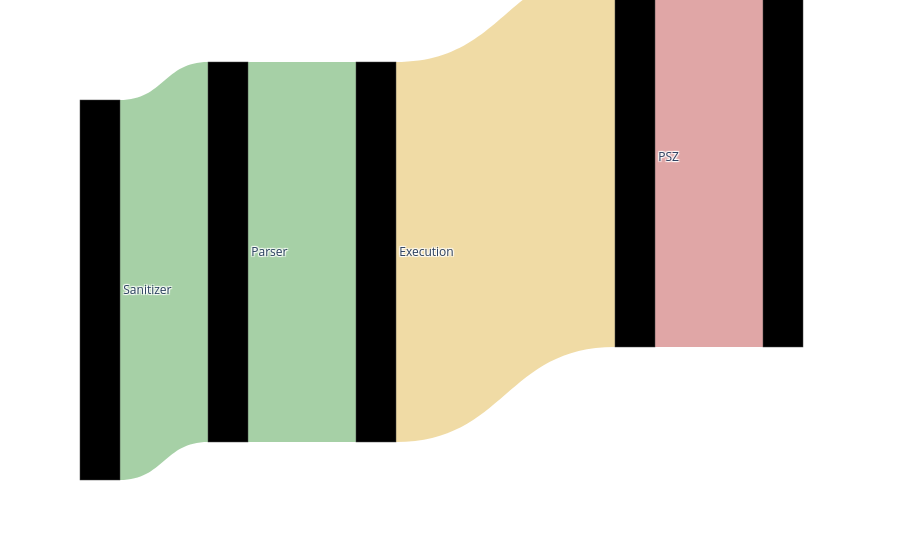

Write notebook code for a chart like this one.
### Code cell
fig = go.Figure(go.Sankey(
    node=dict(
        pad=15, thickness=40,

        label=[
            "Sanitizer",      # 0 
            "Parser",         # 1
            "Execution",      # 2
            "Accuracy",       # 3
            "",        # 4
            "PSZ",            # 5
            "Acc.",           # 6
            "",               # 7
            "",               # 8
            "",               # 9
            "",               # 10
            "",               # 11
            "",               # 12
        ],
        x=[
            0.0,  # 0 Sanitizer
            0.2,  # 1 Parser
            0.4, # 2 Execution
            0.75,  # 3 Accuracy
            0.95,  # 4 Correct
            0.6,  # 5 PairStyle0
            0.75, # 6 Accuracy (from PairStyle0)
            0.1,  # 7 Failure (Sanitizer)
            0.3,  # 8 Failure (Parser)
            0.7,  # 9 Failure (Exec from PairStyle0)
            0.85,  #10 Failure (Accuracy)
            0.9,  #11 Failure (Accuracy from Pair0)
            0.9,  #12 Correct (from PairStyle0)
        ],
        y=[
            0.5,  # 0 Sanitizer
            0.4,  # 1 Parser
            0.4,  # 2 Execution
            0.15,  # 3 Accuracy
            0.15,  # 4 Correct
            0.6,  # 5 PairStyle0
            0.5,  # 6 Accuracy (from PairStyle0)
            0.9,  # 7 Failure (Sanitizer)
            0.9,  # 8 Failure (Parser)
            0.9,  # 9 Failure (Exec from PairStyle0)
            0.3,  #10 Failure (Accuracy)
            0.7,  #11 Failure (Accuracy from Pair0)
            0.5,  #12 Correct (from PairStyle0)
        ],
        color=[
            "black", "black", "black", "black", "black",  # 0–4
            "black", "black", "black", "black", "black",# 5–9
            "black", "black", "black", "black", # 10-13
        ]
    ),
    link=dict(
        source=[
            0,  # Sanitizer → Parser
            0,  # Sanitizer → Failure (Sanitizer)
            1,  # Parser → Execution
            1,  # Parser → Failure (Parser)
            2,  # Execution → Accuracy
            2,  # Execution → PairStyle0 (PSZ)
            5,  # PairStyle0 (PSZ) → Accuracy (from PairStyle0)
            5,  # PairStyle0 (PSZ) → Failure (Exec from PairStyle0)
            3,  # Accuracy → Correct
            3,  # Accuracy → Failure (Accuracy)
            6,  # Accuracy (from PairStyle0) → Correct (from PairStyle0)
            6,  # Accuracy (from PairStyle0) → Failure (Accuracy from PairStyle0)
        ],
        target=[
            1,   # Sanitizer → Parser
            7,   # Sanitizer → Failure (Sanitizer)
            2,   # Parser → Execution
            8,   # Parser → Failure (Parser)
            3,   # Execution → Accuracy
            5,   # Execution → PairStyle0 (PSZ)
            6,   # PairStyle0 (PSZ) → Accuracy (from PairStyle0)
            9,   # PairStyle0 (PSZ) → Failure (Exec from PairStyle0)
            4,   # Accuracy → Correct
            10,  # Accuracy → Failure (Accuracy)
            12,  # Accuracy (from PairStyle0) → Correct (from PairStyle0)
            11,  # Accuracy (from PairStyle0) → Failure (Accuracy from PairStyle0)
        ],
        value=[
            metrics_choice['sanitizer_to_parser'],
            metrics_choice['sanitizer_to_failure'],
            metrics_choice['parser_to_execution'],  # Parser → Execution
            metrics_choice['parser_to_failure'],  # Parser → Execution
            metrics_choice['execution_to_accuracy'],  # Execution → Accuracy
            metrics_choice['execution_to_pairstylecheck'], #pairstylecheck_to_execution,  # PairStyle0 → Execution (from PairStyle0)
            metrics_choice['execution_to_accuracy_after_pairstyle'],  # Execution (from PairStyle0) → Accuracy (from PairStyle0)
            metrics_choice['execution_to_pairstylecheck'] - metrics_choice['execution_to_accuracy_after_pairstyle'],  # Execution (from PairStyle0) → Failure (Exec from PairStyle0)
            metrics_choice['accuracy_to_correct'],  # Accuracy → Correct
            metrics_choice['accuracy_to_failure'],  # Accuracy → Failure (Accuracy)
            metrics_choice['pair_accuracy_to_correct'],   # Accuracy (from PairStyle0) → Correct (from PairStyle0)
            metrics_choice['execution_to_accuracy_after_pairstyle'] - metrics_choice['pair_accuracy_to_correct'],    # Accuracy (from PairStyle0) → Failure (Accuracy from PairStyle0)

        ],
        color=[
            "rgba(34, 139, 34, 0.4)",   # Sanitizer → Parser
            "rgba(178, 34, 34, 0.4)",   # Sanitizer → Failure (Sanit)
            "rgba(34, 139, 34, 0.4)",   # Parser → Execution
            "rgba(178, 34, 34, 0.4)",   # Parser → Failure
            "rgba(34, 139, 34, 0.4)",   # Execution → Accuracy
            "rgba(218, 165, 32, 0.4)",  # PairStyle0 → Execution (retry)
            "rgba(34, 139, 34, 0.4)",   # Retry → Accuracy (PairStyle0)
            "rgba(178, 34, 34, 0.4)",   # Retry → Failure (PairStyle0 Exec)
            "rgba(34, 139, 34, 0.4)",   # Accuracy → Correct
            "rgba(178, 34, 34, 0.4)",   # Accuracy → Failure
            "rgba(218, 165, 32, 0.4)",  # Accuracy (from PairStyle0) → Correct (yellow)
            "rgba(178, 34, 34, 0.4)",   # Accuracy (from PairStyle0) → Failure
        ]
    )
))

# fig.update_traces(
#     arrangement="fixed"
# )

fig.show()

### Figure 1 — Plotly figure (JSON) as saved in the notebook; plotly's stock layout.template omitted (floating-point values rounded to 4 significant figures)
{"data": [{"link": {"color": ["rgba(34, 139, 34, 0.4)", "rgba(178, 34, 34, 0.4)", "rgba(34, 139, 34, 0.4)", "rgba(178, 34, 34, 0.4)", "rgba(34, 139, 34, 0.4)", "rgba(218, 165, 32, 0.4)", "rgba(34, 139, 34, 0.4)", "rgba(178, 34, 34, 0.4)", "rgba(34, 139, 34, 0.4)", "rgba(178, 34, 34, 0.4)", "rgba(218, 165, 32, 0.4)", "rgba(178, 34, 34, 0.4)"], "source": [0, 0, 1, 1, 2, 2, 5, 5, 3, 3, 6, 6], "target": [1, 7, 2, 8, 3, 5, 6, 9, 4, 10, 12, 11], "value": [1, 0, 1, 0, 0, 1, 0, 1, 0, 0, 0, 0]}, "node": {"color": ["black", "black", "black", "black", "black", "black", "black", "black", "black", "black", "black", "black", "black", "black"], "label": ["Sanitizer", "Parser", "Execution", "Accuracy", "", "PSZ", "Acc.", "", "", "", "", "", ""], "pad": 15, "thickness": 40, "x": [0, 0.2, 0.4, 0.75, 0.95, 0.6, 0.75, 0.1, 0.3, 0.7, 0.85, 0.9, 0.9], "y": [0.5, 0.4, 0.4, 0.15, 0.15, 0.6, 0.5, 0.9, 0.9, 0.9, 0.3, 0.7, 0.5]}, "type": "sankey"}], "layout": {}}
